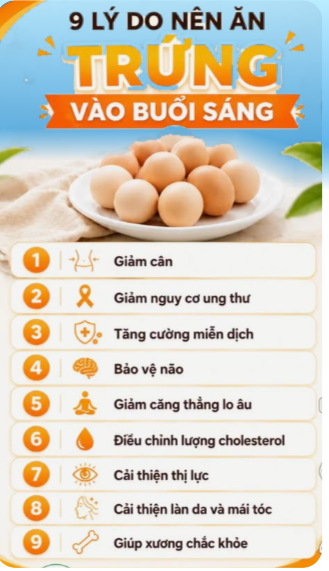
#> input picture tiktok/trung-buoi-sang/nen-xanh.png, 329 x 571 px
$ python make_video.py
#> lines starting #> are read from the running program, lines starting #| are printed output that depends on the picture
# Dựng video TikTok 1080x1920 từ ảnh nen-xanh.png
import subprocess
import numpy as np
import imageio_ffmpeg
from PIL import Image, ImageDraw, ImageFilter, ImageFont

W, H, FPS = 1080, 1920, 30
HANDLE = "@ha666222"
FONT = "/usr/share/fonts/truetype/dejavu/DejaVuSans-Bold.ttf"

src = Image.open("nen-xanh.png").convert("RGB").crop((0, 0, 321, 571))  # bỏ dải trắng lỗi ở mép phải
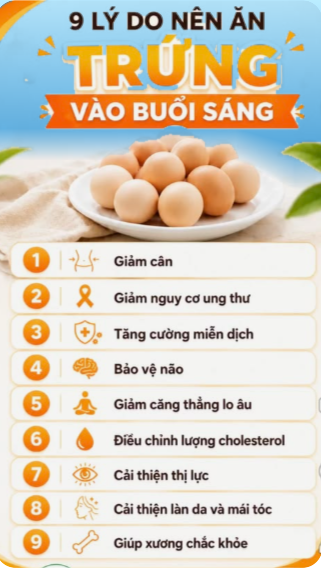
#> src: PIL image 321x571 RGB; mean R, G, B 215.7, 207.4, 192.2
S = W / src.width
#> S = 3.36
base = src.resize((W, round(src.height * S)), Image.LANCZOS).filter(ImageFilter.UnsharpMask(2, 80, 2))
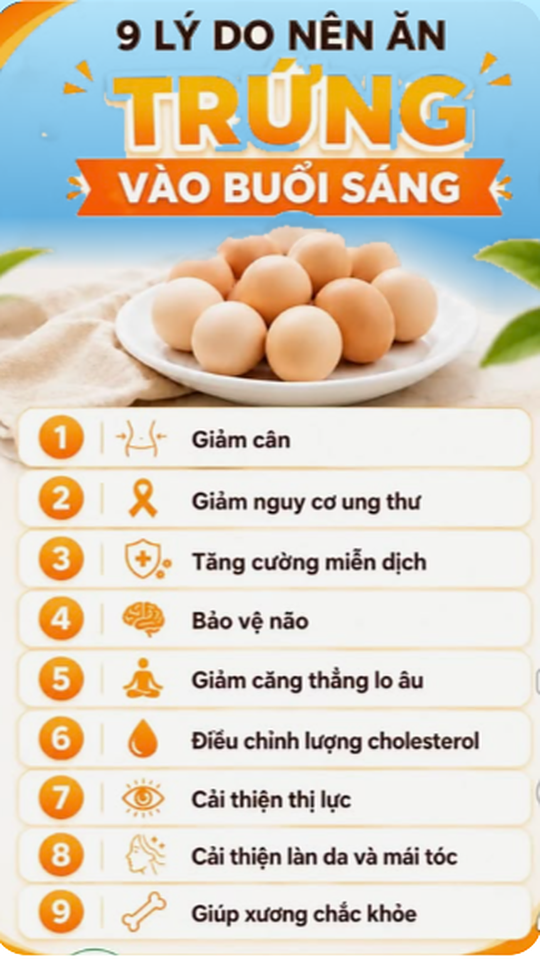
#> base: PIL image 1080x1921 RGB (shown at 1/2 size); mean R, G, B 215.6, 207.3, 192.1
base = base.crop((0, 0, W, H)) if base.height >= H else base
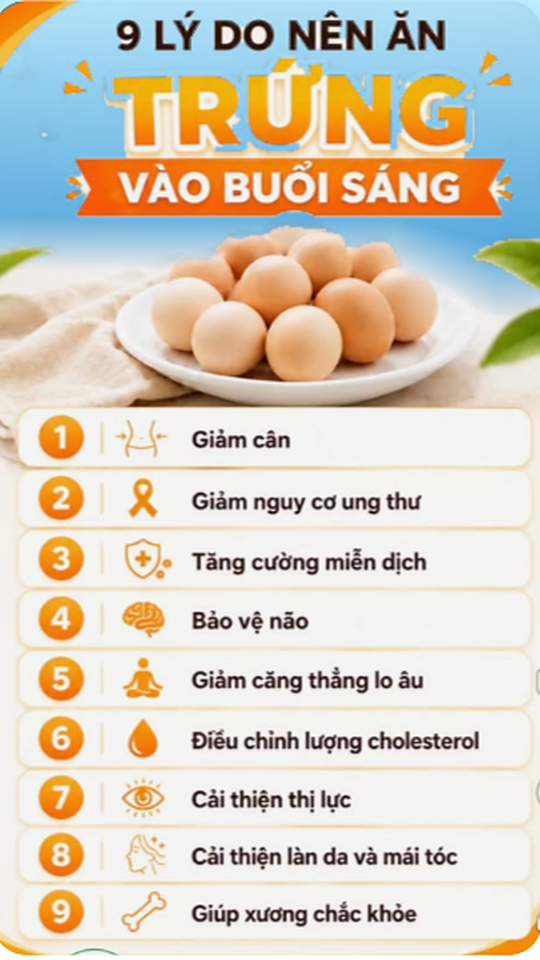
#> base: PIL image 1080x1920 RGB (shown at 1/2 size); mean R, G, B 215.6, 207.3, 192.1

# Ranh giới 9 dòng trong ảnh gốc (toạ độ y)
edges = [243 + i * 35.25 for i in range(10)]
rows = [(edges[i] * S, edges[i + 1] * S) for i in range(9)]

INTRO, PER_ROW, OUTRO = 2.5, 1.2, 3.5
DUR = INTRO + PER_ROW * 9 + OUTRO


def font(size):
    return ImageFont.truetype(FONT, size)


def ease(t):
    t = min(max(t, 0), 1)
    return t * t * (3 - 2 * t)


# [59 lines left out: functions zoom, pill, frame, not called in this run]


#> (the run stopped early here; a loop or call above may not have finished)
